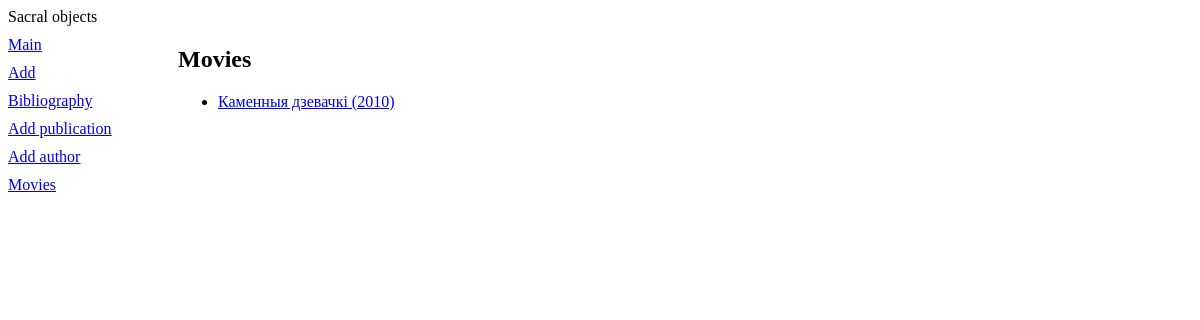
The page /movies/ on the database as committed earlier.
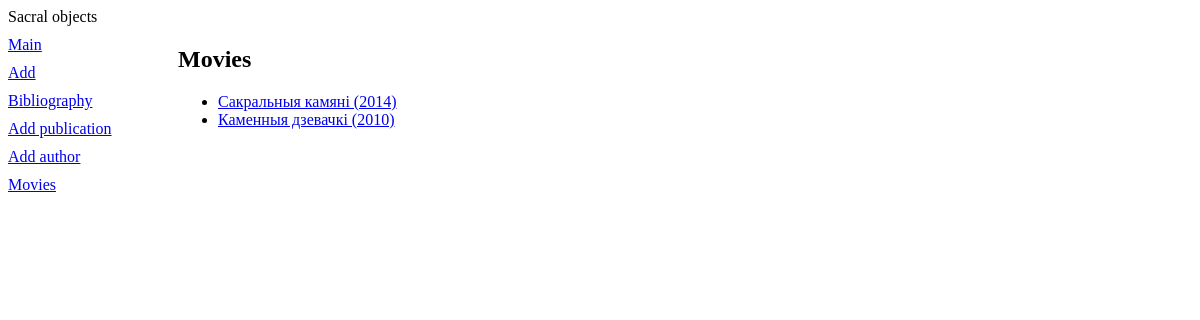
The same page on the database as committed later.
### movie/models.py (models this page shows)
class Movie(models.Model):
    DOCUMENTARY = 0
    ART = 1
    NEWSREEL = 2
    REPORTAGE = 3
    RATINGS = (
        (DOCUMENTARY, 'Знята ў час аўтэнтычнага абрада'),
        (ART, 'Мастацкае асэнсаванне'),
        (NEWSREEL, 'Апрацаваны запіс аўтэнтычнага абраду'),
        (REPORTAGE, 'Непасрэдная перадача падзеі'),
    )
    title = models.CharField(max_length=140)
    plot = models.TextField()
    year = models.PositiveIntegerField()
    rating = models.IntegerField(
        choices=RATINGS,
        default=DOCUMENTARY)
    director = models.ManyToManyField(to='volumbf.Authors', related_name='directed_by', blank=True)
    creators = models.ManyToManyField(to='volumbf.Authors', through='Role', related_name='created_by', blank=True)
    website = models.URLField(blank=True)
    objects = MovieManager()
    class Meta:
        ordering = ('-year', 'title')
        verbose_name = 'Фільм'
        verbose_name_plural = 'Фільмы'
    def __str__(self):
        return '{} ({})'.format(self.title, self.year)

### movie/views.py (the view)
# urls.py: path('movies/', views.MovieList.as_view(), name='MovieList'),
class MovieList(ListView):
    model = Movie

### movie/templates/movie/movie_list.html (shortened to what this page needs)
{% extends "layout/basic.html" %}
{% block content %}
<h1>Movies</h1>
<ul>
   {% for movie in object_list %}
     <li><a href="{%  url 'movie:MovieDetail' pk=movie.id %}">{{ movie }}</a> </li>
   {% endfor %}
</ul>
{% endblock %}

Rows that differ between the two databases and show on the page:
added Movie: title+year "Сакральныя камяні (2014)"
